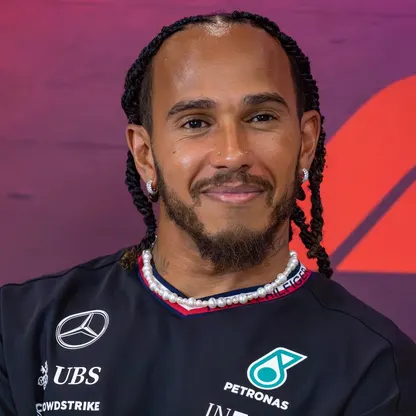
#> input picture model/test_images/lewis01.jpg, 416 x 416 px
$ jupyter execute --allow-errors classifier_model.ipynb   (shell and % lines are left out)
#> lines starting #> are read from the running program, lines starting #| are printed output that depends on the picture; after the words box and inside, x2 and y2 are one past the last pixel; in counts of white or black regions, pixels touching at a corner belong together
[cell 1]
import numpy as np
import cv2
import matplotlib
from matplotlib import pyplot as plt

[cell 2]
img = cv2.imread('./test_images/lewis01.jpg')
#> img is the input picture: shape (416, 416, 3); mean B, G, R 72.3, 60.7, 107.3
img.shape
#> Out = (416, 416, 3)

[cell 3]
plt.imshow(img)
plt.show()

[cell 4]
gray = cv2.cvtColor(img, cv2.COLOR_BGR2GRAY)
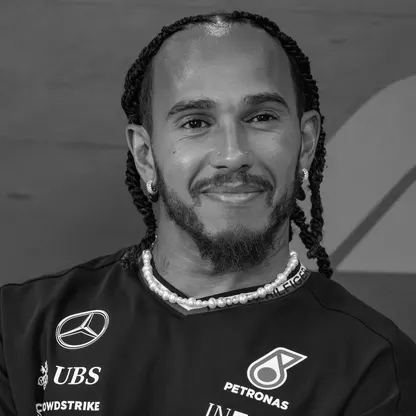
#> gray: shape (416, 416); min 0, max 255, mean 76
gray.shape
#> Out = (416, 416)

[cell 5]
gray

[cell 6]
plt.imshow(gray, cmap='gray')
plt.show()

[cell 7]
face_cascade = cv2.CascadeClassifier('./opencv/haarcascades/haarcascade_frontalface_default.xml')
eye_cascade = cv2.CascadeClassifier('./opencv/haarcascades/haarcascade_eye.xml')

faces = face_cascade.detectMultiScale(gray, 1.3, 5)
#> faces = [[135, 44, 189, 189]]
faces
#> Out = [[135, 44, 189, 189]]

[cell 8]
(x,y,w,h) = faces[0]
#> x = 135; y = 44; w = 189; h = 189
x,y,w,h
#> Out = (135, 44, 189, 189)

[cell 9]
face_img = cv2.rectangle(img,(x,y),(x+w,y+h),(255,0,0),2)
plt.imshow(face_img)
plt.show()

[cell 10]
cv2.destroyAllWindows()
for (x,y,w,h) in faces:
    face_img = cv2.rectangle(img,(x,y),(x+w,y+h),(255,0,0),2)
    roi_gray = gray[y:y+h, x:x+w]
    roi_color = face_img[y:y+h, x:x+w]
    eyes = eye_cascade.detectMultiScale(roi_gray)
    for (ex,ey,ew,eh) in eyes:
        cv2.rectangle(roi_color,(ex,ey),(ex+ew,ey+eh),(0,255,0),2)
#> this loop made 1 pass
#> (x, y, w, h, eyes) on pass 1: (135, 44, 189, 189, [[36, 56, 47, 47], [101, 48, 50, 50]])
#> pass 1, `roi_gray = gray[y:y+h, x:x+w]`:
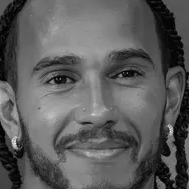
#> roi_gray: shape (189, 189); min 0, max 239, mean 91.7
#> pass 1, `roi_color = face_img[y:y+h, x:x+w]`:
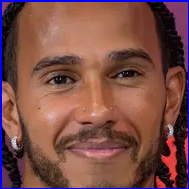
#> roi_color: shape (189, 189, 3); mean B, G, R 71, 77.3, 123.2
#> after the loop:
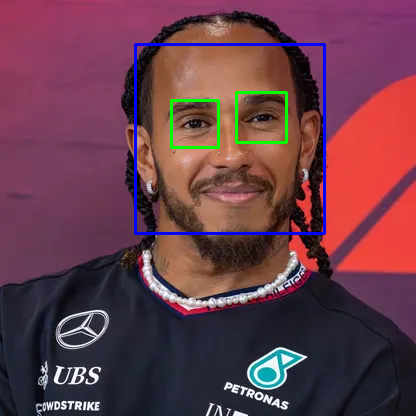
#> img: shape (416, 416, 3); mean B, G, R 74.3, 61, 104.7
#> after the loop:
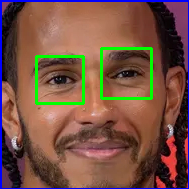
#> roi_color: shape (189, 189, 3); 3.24% of pixels changed, all inside (x1, y1, x2, y2) = (35, 47, 153, 105)


plt.figure()
plt.imshow(face_img, cmap='gray')
plt.show()

[cell 11]
plt.imshow(roi_color, cmap='gray')
plt.show()

[cell 12]
def get_cropped_image_if_2_eyes(image_path):
#> called with image_path = './test_images/lewis01.jpg'
    img = cv2.imread(image_path)
    gray = cv2.cvtColor(img, cv2.COLOR_BGR2GRAY)
    faces = face_cascade.detectMultiScale(gray, 1.3, 5)
#> faces = [[135, 44, 189, 189]]
    for (x,y,w,h) in faces:
        roi_gray = gray[y:y+h, x:x+w]
        roi_color = img[y:y+h, x:x+w]
        eyes = eye_cascade.detectMultiScale(roi_gray)
        if len(eyes) >= 2:
            return roi_color
#> this loop made 1 pass
#> pass 1, in get_cropped_image_if_2_eyes, `roi_color = img[y:y+h, x:x+w]`:
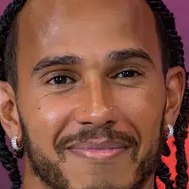
#> roi_color: shape (189, 189, 3); mean B, G, R 64.8, 79.2, 126.5

[cell 13]
original_image = cv2.imread('./test_images/lewis01.jpg')
plt.imshow(original_image)
plt.show()

[cell 14]
cropped_image = get_cropped_image_if_2_eyes('./test_images/lewis01.jpg')
plt.imshow(cropped_image)
plt.show()

[cell 15]
org_image_obstructed = cv2.imread('./test_images/lewis02.jpg')
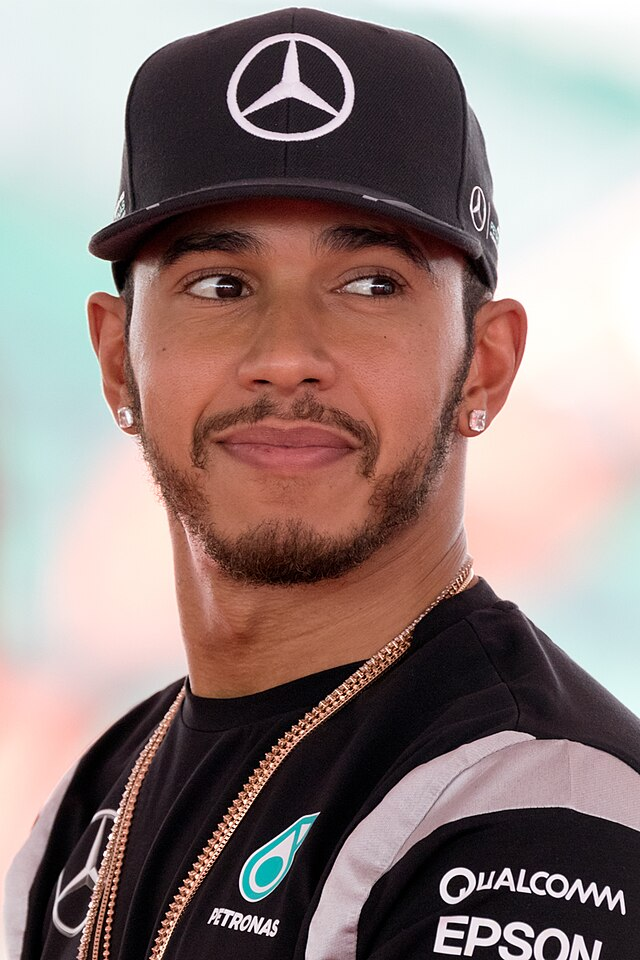
#> input picture model/test_images/lewis02.jpg, 640 x 960 px
#> org_image_obstructed is the input picture: shape (960, 640, 3); mean B, G, R 123.8, 127.1, 145.8
plt.imshow(org_image_obstructed)
plt.show()

[cell 16]
cropped_image_no_2_eyes = get_cropped_image_if_2_eyes('./test_images/lewis02.jpg')
#> call 2 of get_cropped_image_if_2_eyes, with image_path = './test_images/lewis02.jpg'
#> in get_cropped_image_if_2_eyes (call 2), `gray = cv2.cvtColor(img, cv2.COLOR_BGR2GRAY)`:
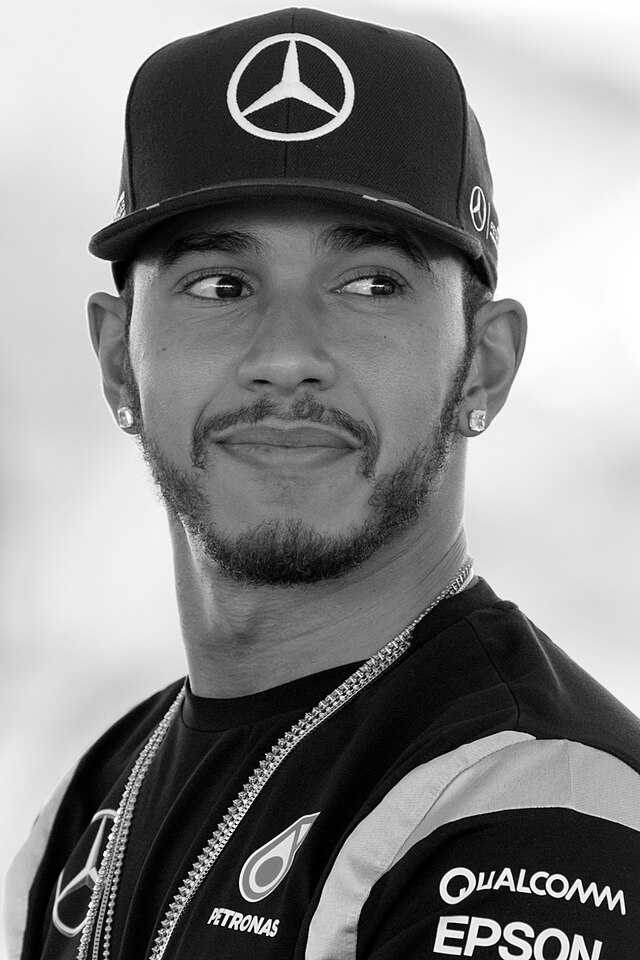
#> gray: shape (960, 640); min 0, max 255, mean 132.3
#> in get_cropped_image_if_2_eyes (call 2), `faces = face_cascade.detectMultiScale(gray, 1.3, 5)`: faces = [[86, 135, 409, 409]]
#> the loop in get_cropped_image_if_2_eyes, `for (x,y,w,h) in faces:` made 1 pass
#> (x, y, w, h, eyes) on pass 1: (86, 135, 409, 409, [[239, 101, 94, 94], [87, 102, 102, 102]])
#> pass 1, in get_cropped_image_if_2_eyes (call 2), `roi_gray = gray[y:y+h, x:x+w]`:
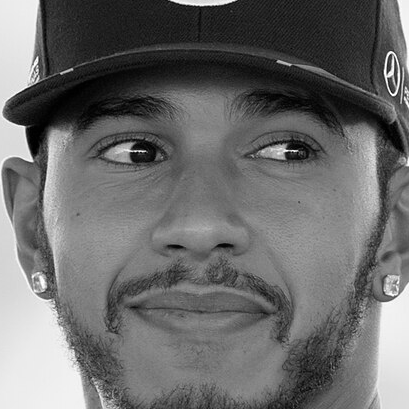
#> roi_gray: shape (409, 409); min 0, max 255, mean 107.5
#> pass 1, in get_cropped_image_if_2_eyes (call 2), `roi_color = img[y:y+h, x:x+w]`:
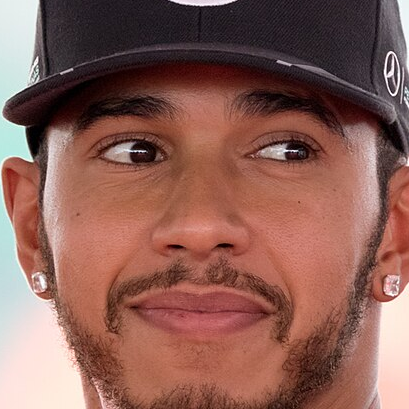
#> roi_color: shape (409, 409, 3); mean B, G, R 86.3, 95.4, 139.5
cropped_image_no_2_eyes

[cell 17]
path_to_data = "./dataset/"
path_to_cr_data = "./dataset/cropped/"

[cell 18]
import os
img_dirs = []
#> (the rest of this cell did not finish here and is left out)

[cell 19]
img_dirs

[cell 20]
import shutil
if os.path.exists(path_to_cr_data):
     shutil.rmtree(path_to_cr_data)
os.mkdir(path_to_cr_data) #generating a new folder named "cropped"----------------------------------------------------------do not re generate

[cell 21]
cropped_image_dirs = []
celebrity_file_names_dict = {}

for img_dir in img_dirs:
    count = 1
    celebrity_name = img_dir.split('/')[-1]
    print(celebrity_name)

    celebrity_file_names_dict[celebrity_name] = []

    for entry in os.scandir(img_dir):
        roi_color = get_cropped_image_if_2_eyes(entry.path)
        if roi_color is not None:
            cropped_folder = path_to_cr_data + celebrity_name
            if not os.path.exists(cropped_folder):
                os.makedirs(cropped_folder)
                cropped_image_dirs.append(cropped_folder)
                print("Generating cropped images in folder: ",cropped_folder)

            cropped_file_name = celebrity_name + str(count) + ".png"
            cropped_file_path = cropped_folder + "/" + cropped_file_name

            cv2.imwrite(cropped_file_path, roi_color)
            celebrity_file_names_dict[celebrity_name].append(cropped_file_path)
            count += 1

[cell 22]
# Wavelet transform----------------------------------------------------------------------------------------------------

[cell 23]
import numpy as np
import pywt
import cv2

def w2d(img, mode='haar', level=1):
    imArray = img
    #Datatype conversions
    #convert to grayscale
    imArray = cv2.cvtColor( imArray,cv2.COLOR_RGB2GRAY )
    #convert to float
    imArray =  np.float32(imArray)
    imArray /= 255;
    # compute coefficients
    coeffs=pywt.wavedec2(imArray, mode, level=level)

    #Process Coefficients
    coeffs_H=list(coeffs)
    coeffs_H[0] *= 0;

    # reconstruction
    imArray_H=pywt.waverec2(coeffs_H, mode);
    imArray_H *= 255;
    imArray_H =  np.uint8(imArray_H)

    return imArray_H

#> (a cell that did not finish here is left out)

[cell 25]
def get_cropped_image_if_2_eyes(image_path):
    img = cv2.imread(image_path)
    gray = cv2.cvtColor(img, cv2.COLOR_BGR2GRAY)
    faces = face_cascade.detectMultiScale(gray, 1.3, 5)
    for (x,y,w,h) in faces:
        roi_gray = gray[y:y+h, x:x+w]
        roi_color = img[y:y+h, x:x+w]
        eyes = eye_cascade.detectMultiScale(roi_gray)
        if len(eyes) >= 2:
            return roi_color

[cell 26]
original_image = cv2.imread('./test_images/lewis01.jpg')
plt.imshow(original_image)
plt.show()

[cell 27]
celebrity_file_names_dict = {}
for img_dir in cropped_image_dirs:
    celebrity_name = img_dir.split('/')[-1]
    file_list = []
    for entry in os.scandir(img_dir):
        file_list.append(entry.path)
    celebrity_file_names_dict[celebrity_name] = file_list
celebrity_file_names_dict

[cell 28]
class_dict = {}
count = 0
for celebrity_name in celebrity_file_names_dict.keys():
    class_dict[celebrity_name] = count
    count = count + 1
class_dict
